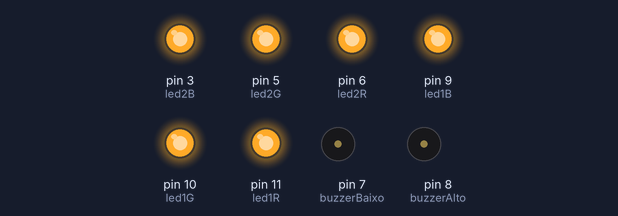
A sketch run on a simulated Arduino Uno, built with avr-gcc and run on an emulated ATmega328P. Parts: output pins drawn as LEDs (lit = HIGH), buzzer (waves = sounding, pin HIGH).

Above: at 0.6 s.
At 2.1 s:
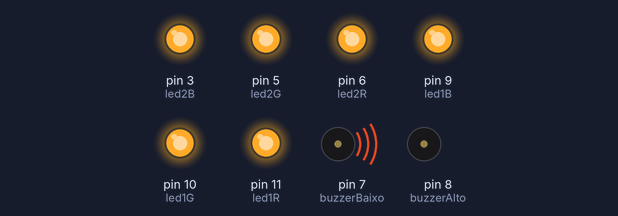
Timing chart, 0 to 3.0 s (numbered marks = the images above):
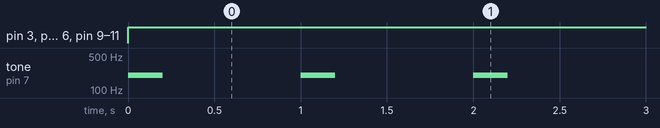

Measured:
- by itself, pin 3 (led2B), pin 5 (led2G), pin 6 (led2R), pin 9 (led1B), pin 10 (led1G), pin 11 (led1R): LOW → HIGH at 0.00 s
- by itself, tone on pin 7 (buzzerBaixo): alternates 200 Hz for 0.20 s and silent for 0.80 s

The sketch:

sketch_sep17a.ino
```cpp
#define led1R 11
#define led1G 10
#define led1B 9

#define led2R 6
#define led2G 5
#define led2B 3

#define buzzerAlto 8
#define buzzerBaixo 7

void setup() {
  pinMode(led1R, OUTPUT);
  pinMode(led1G, OUTPUT);
  pinMode(led1B, OUTPUT);

  pinMode(led2R, OUTPUT);
  pinMode(led2G, OUTPUT);
  pinMode(led2B, OUTPUT);

  pinMode(buzzerAlto, OUTPUT);
  pinMode(buzzerBaixo, OUTPUT);

  Serial.begin(9600);
}

void loop() {
  analogWrite(led1R, 255);
  analogWrite(led1G, 255);
  analogWrite(led1B, 255);


  analogWrite(led2R, 255);
  analogWrite(led2G, 255);
  analogWrite(led2B, 255);

  tone(buzzerBaixo, 200, 200);

  delay(1000);
}
```
